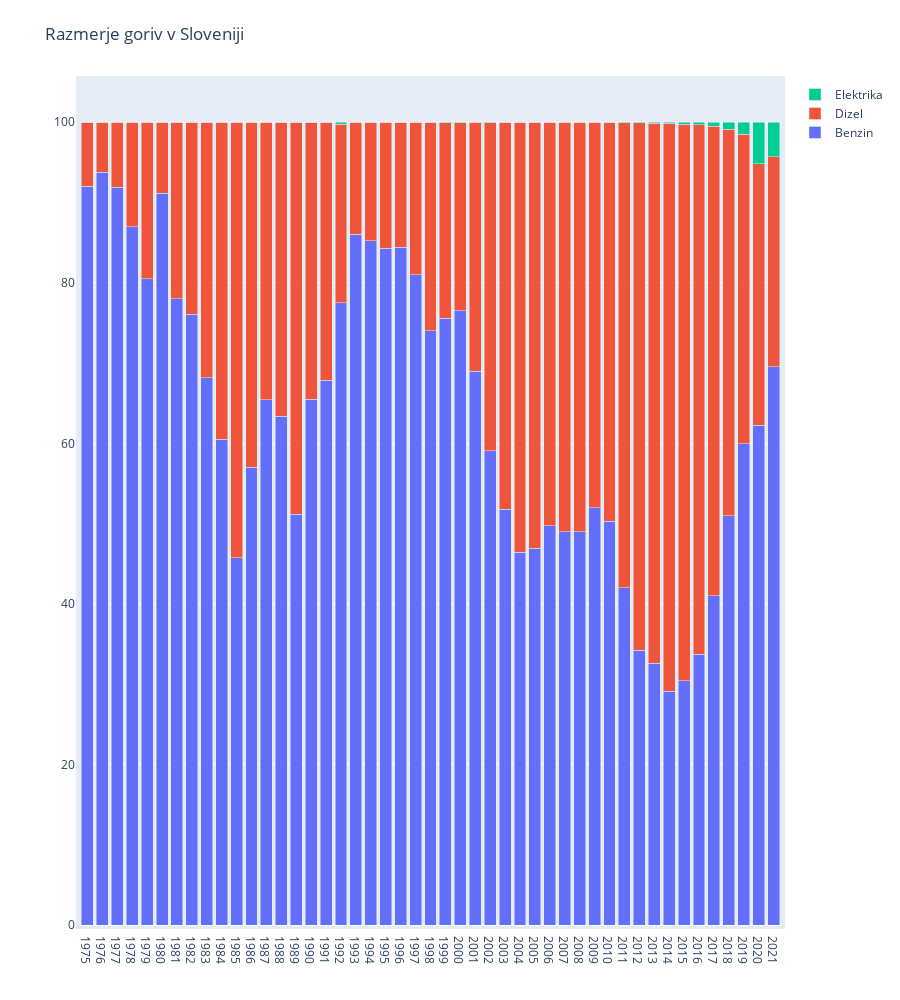

Notebook code cell kept with this figure:
### Markdown cell above
### Delež goriv na leto

### Code cell
import plotly.graph_objects as go

cars['B-Datum prve registracije vozila'] = pd.to_datetime(cars['B-Datum prve registracije vozila'], format='%d.%m.%Y')
cars['P13-Vrsta goriva (opis)'].replace('Ni goriva', 'Elektrika')

years_fuel_dict = dict()
gasoline_ratios= list()
diesel_ratios= list()
electricity_ratios= list()
for y in range(1975, 2022):
    car_fuel = cars[cars['B-Datum prve registracije vozila'].dt.year == y]
    car_fuel = collections.Counter(car_fuel['P13-Vrsta goriva (opis)'])
    for key in ['Bencin', 'Dizel', 'Ni goriva']:
        if key is None or key not in car_fuel:
            car_fuel[key] = 0;
    total = car_fuel['Bencin']+ car_fuel['Dizel']+ car_fuel['Ni goriva'];
    if total!=0:
        gasoline_ratios.append(car_fuel['Bencin']/total*100)
        diesel_ratios.append(car_fuel['Dizel']/total*100)
        electricity_ratios.append(car_fuel['Ni goriva']/total*100)
        years_fuel_dict[y]= [car_fuel['Bencin']/total*100, car_fuel['Dizel']/total*100, car_fuel['Ni goriva']/total*100]



trace1 = go.Bar(x=list(years_fuel_dict.keys()), y=gasoline_ratios, name='Benzin')
trace2 = go.Bar(x=list(years_fuel_dict.keys()), y=diesel_ratios, name='Dizel')
trace3 = go.Bar(x=list(years_fuel_dict.keys()), y=electricity_ratios, name='Elektrika')

layout = go.Layout(
    title='Razmerje goriv v Sloveniji',
    barmode='stack',
    xaxis=dict(
        tickmode='array',
        tickvals=list(years_fuel_dict.keys()),
        ticktext=[str(year) + ' ' * 8 for year in years_fuel_dict.keys()]  # Adjust the spacing as needed
    ),

    margin=dict(
        l=80,  # Adjust the left margin value as needed
        r=50,
        b=50,
        t=80,
        pad=4
    )
)

# Create the figure
fig = go.Figure(data=[trace1, trace2, trace3], layout=layout)
fig.update_layout(dict( height=1000))              

# Show the figure
pyo.iplot(fig)

### Figure 1 — Plotly figure (JSON) as saved in the notebook; plotly's stock layout.template omitted (floating-point values rounded to 4 significant figures)
{"data": [{"name": "Benzin", "type": "bar", "x": [1975, 1976, 1977, 1978, 1979, 1980, 1981, 1982, 1983, 1984, 1985, 1986, 1987, 1988, 1989, 1990, 1991, 1992, 1993, 1994, 1995, 1996, 1997, 1998, 1999, 2000, 2001, 2002, 2003, 2004, 2005, 2006, 2007, 2008, 2009, 2010, 2011, 2012, 2013, 2014, 2015, 2016, 2017, 2018, 2019, 2020, 2021], "y": [92, 93.75, 91.88, 87, 80.53, 91.14, 78.02, 76.09, 68.18, 60.48, 45.77, 57.04, 65.45, 63.36, 51.15, 65.5, 67.88, 77.53, 86.03, 85.25, 84.3, 84.43, 80.98, 74.01, 75.6, 76.52, 69.01, 59.08, 51.81, 46.41, 46.93, 49.75, 49.02, 49.0, 52.0, 50.32, 42.01, 34.2, 32.58, 29.1, 30.41, 33.74, 41.03, 50.96, 59.97, 62.25, 69.57]}, {"name": "Dizel", "type": "bar", "x": [1975, 1976, 1977, 1978, 1979, 1980, 1981, 1982, 1983, 1984, 1985, 1986, 1987, 1988, 1989, 1990, 1991, 1992, 1993, 1994, 1995, 1996, 1997, 1998, 1999, 2000, 2001, 2002, 2003, 2004, 2005, 2006, 2007, 2008, 2009, 2010, 2011, 2012, 2013, 2014, 2015, 2016, 2017, 2018, 2019, 2020, 2021], "y": [8, 6.25, 8.125, 13, 19.47, 8.861, 21.98, 23.91, 31.82, 39.52, 54.23, 42.96, 34.55, 36.64, 48.85, 34.5, 32.12, 22.22, 13.97, 14.75, 15.7, 15.57, 19.02, 25.99, 24.36, 23.45, 30.97, 40.88, 48.17, 53.57, 53.06, 50.23, 50.98, 51.0, 47.99, 49.68, 57.93, 65.71, 67.32, 70.75, 69.34, 65.98, 58.49, 48.15, 38.56, 32.59, 26.14]}, {"name": "Elektrika", "type": "bar", "x": [1975, 1976, 1977, 1978, 1979, 1980, 1981, 1982, 1983, 1984, 1985, 1986, 1987, 1988, 1989, 1990, 1991, 1992, 1993, 1994, 1995, 1996, 1997, 1998, 1999, 2000, 2001, 2002, 2003, 2004, 2005, 2006, 2007, 2008, 2009, 2010, 2011, 2012, 2013, 2014, 2015, 2016, 2017, 2018, 2019, 2020, 2021], "y": [0, 0, 0, 0, 0, 0, 0, 0, 0, 0, 0, 0, 0, 0, 0, 0, 0, 0.2525, 0, 0, 0, 0, 0, 0, 0.04171, 0.03815, 0.0167, 0.0399, 0.01923, 0.01517, 0.007237, 0.0137, 0.006022, 0, 0.01335, 0, 0.05694, 0.08664, 0.09427, 0.1502, 0.2533, 0.2845, 0.4834, 0.894, 1.471, 5.156, 4.296]}], "layout": {"barmode": "stack", "height": 1000, "margin": {"b": 50, "l": 80, "pad": 4, "r": 50, "t": 80}, "title": {"text": "Razmerje goriv v Sloveniji"}, "xaxis": {"tickmode": "array", "ticktext": ["1975        ", "1976        ", "1977        ", "1978        ", "1979        ", "1980        ", "1981        ", "1982        ", "1983        ", "1984        ", "1985        ", "1986        ", "1987        ", "1988        ", "1989        ", "1990        ", "1991        ", "1992        ", "1993        ", "1994        ", "1995        ", "1996        ", "1997        ", "1998        ", "1999        ", "2000        ", "2001        ", "2002        ", "2003        ", "2004        ", "2005        ", "2006        ", "2007        ", "2008        ", "2009        ", "2010        ", "2011        ", "2012        ", "2013        ", "2014        ", "2015        ", "2016        ", "2017        ", "2018        ", "2019        ", "2020        ", "2021        "], "tickvals": [1975, 1976, 1977, 1978, 1979, 1980, 1981, 1982, 1983, 1984, 1985, 1986, 1987, 1988, 1989, 1990, 1991, 1992, 1993, 1994, 1995, 1996, 1997, 1998, 1999, 2000, 2001, 2002, 2003, 2004, 2005, 2006, 2007, 2008, 2009, 2010, 2011, 2012, 2013, 2014, 2015, 2016, 2017, 2018, 2019, 2020, 2021]}}}
